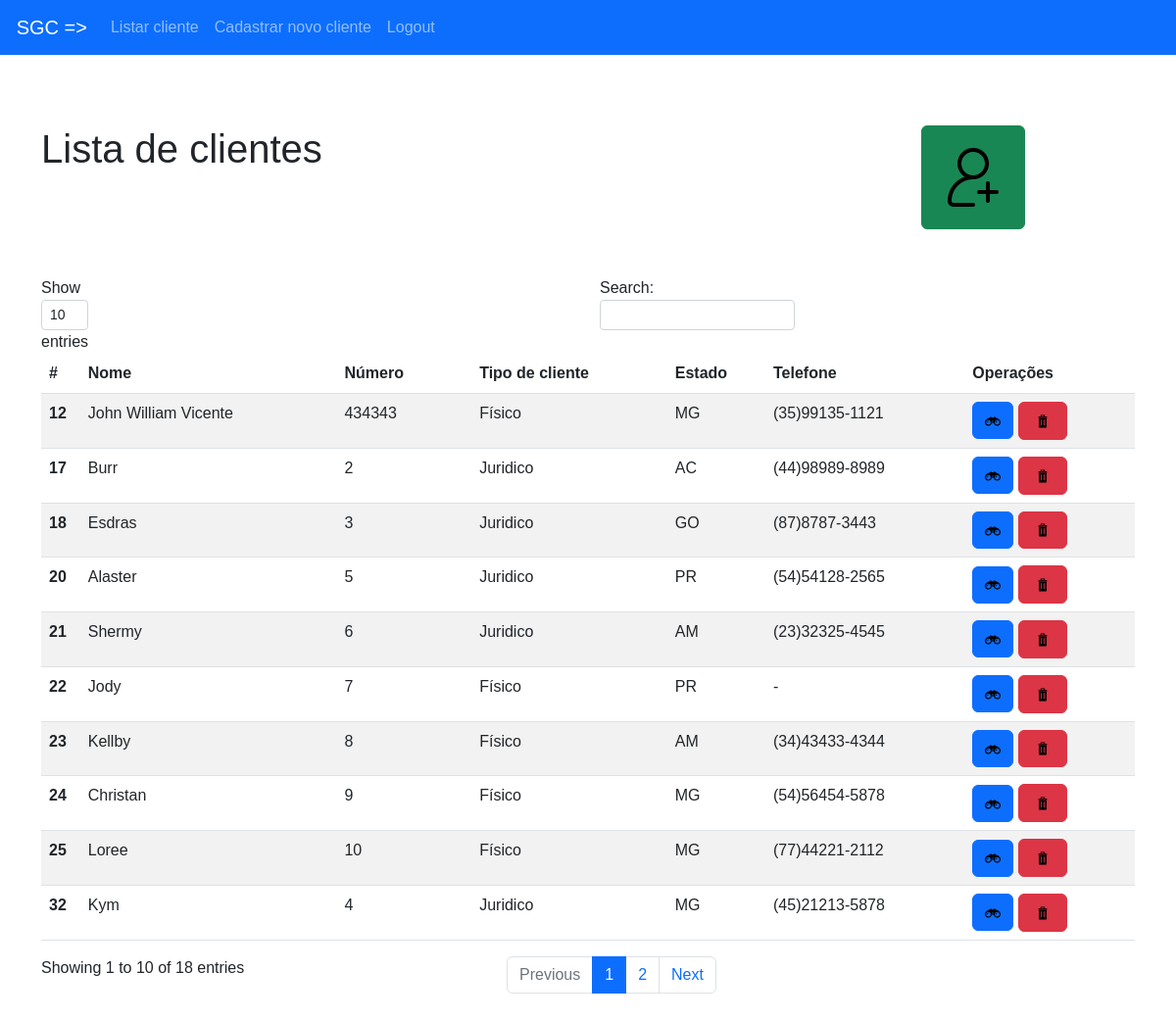
The page /lista.php (signed in) on the database its author committed.
### tables this page shows
CREATE TABLE `clientes` (
  `cd_cliente` int NOT NULL AUTO_INCREMENT,
  `nm_nome` varchar(50) NOT NULL,
  `ds_endereco` varchar(100) NOT NULL,
  `nr_numero` varchar(14) NOT NULL,
  `tp_cliente` varchar(1) NOT NULL,
  `nr_documento` varchar(14) NOT NULL,
  `ds_cidade` varchar(50) NOT NULL,
  `cd_uf` varchar(3) NOT NULL,
  `dt_cadastro` datetime NOT NULL DEFAULT CURRENT_TIMESTAMP,
  `nr_telefone` varchar(15) DEFAULT NULL,
  `nr_inscricao` int DEFAULT NULL,
  PRIMARY KEY (`cd_cliente`),
  UNIQUE KEY `constraint_name` (`nr_documento`)
);

### app/conection/Conection.php (called while the page is built, shortened)
<?php
    class Conection{
        public static $CONECTION;
        public static function getConection(){
            if(!isset(self::$CONECTION)){
                self::$CONECTION = new PDO('mysql:host=localhost:3306;dbname=web', 'root', 'teste', array(PDO::MYSQL_ATTR_INIT_COMMAND => "SET NAMES utf8"));
                self::$CONECTION->setAttribute(PDO::ATTR_ERRMODE, PDO::ERRMODE_EXCEPTION);
                self::$CONECTION->setAttribute(PDO::ATTR_ORACLE_NULLS, PDO::NULL_EMPTY_STRING);
            }
            return self::$CONECTION;
        }
    }
?>

### app/dao/ClienteDao.php (called while the page is built, shortened)
<?php
include_once('../conection/Conection.php');
class ClienteDao{
    public function findAll(){
        try{
            $sql = "SELECT cd_cliente, nm_nome, ds_endereco, nr_numero, tp_cliente, nr_documento, ds_cidade, cd_uf, nr_telefone, nr_inscricao  FROM clientes";
            $result = Conection::getConection()->query($sql);
            $listaString = $result->fetchAll(PDO::FETCH_ASSOC);
            $clientes = array();
            foreach ($listaString as $c) {
                $clientes[] = $this->getCliente($c);
            }
            return $clientes;
        }catch(Exception $e){
            throw new Exception($e);
        }
    }
    private function getCliente($array){
        $cliente = new Cliente();
        $cliente->setCodigo($array["cd_cliente"]);
        $cliente->setNome($array["nm_nome"]);
        $cliente->setEndereco($array["ds_endereco"]);
        $cliente->setNumero($array['nr_numero']);
        $cliente->setTipo($array['tp_cliente']);
        $cliente->setNumeroDocumento($array['nr_documento']);
        $cliente->setCidade($array['ds_cidade']);
        $cliente->setTelefone($array['nr_telefone']."");
        $cliente->setIncricao($array['nr_inscricao'] == "" ? 0:$array['nr_inscricao']);
        $cliente->setUf($array['cd_uf']);
        return $cliente;
    }
}
?>

### app/model/Cliente.php (called while the page is built, shortened)
<?php
class Cliente{
    private $codigo;
    private $nome;
    private $numero;
    private $tipo;
    private $uf;
    private $telefone;
	function getNome() {
		return $this->nome;
	}
	function setNome($nome): self {
		$this->nome = $nome;
		return $this;
	}
	function setCidade($cidade): self {
		return $this;
	}
	function getTelefone() {
		return $this->telefone;
	}
	function setTelefone($telefone): self {
		$this->telefone = $telefone;
		return $this;
	}
	function getTipo() {
		return $this->tipo;
	}
	function setTipo($tipo): self {
		$this->tipo = $tipo;
		return $this;
	}
	function getUf() {
		return $this->uf;
	}
	function setUf($uf): self {
		$this->uf = $uf;
		return $this;
	}
	function setIncricao($incricao): self {
		return $this;
	}
	function getCodigo() {
		return $this->codigo;
	}
	function setCodigo($codigo): self {
		$this->codigo = $codigo;
		return $this;
	}
	function setEndereco($endereco): self {
		return $this;
	}
	function getNumero() {
		return $this->numero;
	}
	function setNumero($numero): self {
		$this->numero = $numero;
		return $this;
	}
	function setNumeroDocumento($numeroDocumento): self {
		return $this;
	}
}
?>

### lista.php (the view, shortened to what this page needs)
<?php
include("header.php");
?>
<body>
    <?php
    $clienteDao = new ClienteDao();
    ?>
    <div class="container">
        <br />
        <br />
        <br />
        <div class="d-flex justify-content-between">
            <h1>Lista de clientes</h1>
            <a id="right-btn" class="btn btn-success " title="cadastrar cliente" href="http://localhost:8080/cadastrar.php"><img
                    src="assets/image/add-user.png" /></a>
        </div>
        <br />
        <br />
        <div class="">
            <table id="table" class="table table-striped">
                <thead>
                    <tr>
                        <th scope="col">#</th>
                        <th scope="col">Nome</th>
                        <th scope="col">Número</th>
                        <th scope="col">Tipo de cliente</th>
                        <th scope="col">Estado</th>
                        <th scope="col">Telefone</th>
                        <th scope="col">Operações</th>
                    </tr>
                </thead>
                <tbody>
                    <?php
                    foreach ($clienteDao->findAll() as $cliente) {
                    ?>
                    <tr>
                        <th scope="row">
                            <?php echo $cliente->getCodigo(); ?>
                        </th>
                        <td>
                            <?php echo $cliente->getNome(); ?>
                        </td>
                        <td>
                            <?php echo $cliente->getNumero(); ?>
                        </td>
                        <td>
                            <?php echo $cliente->getTipo() == 1 ? "Juridico" : "Físico"; ?>
                        </td>
                        <td>
                            <?php echo $cliente->getUf() ; ?>
                        </td>
                        <td>
                            <?php echo $cliente->getTelefone() == "" ? "-":$cliente->getTelefone(); ?>
                        </td>
                        <td>
                            <a class="btn btn-primary" title="ver/alterar cliente <?php echo $cliente->getNome(); ?>"
                                href="<?php echo 'http://localhost:8080/alterar.php?id=' . $cliente->getCodigo(); ?>"><img
                                    src="assets/image/see.png" /></a>
                            <button class="btn btn-danger" title="excluir cliente <?php echo $cliente->getNome(); ?>"
                                onclick="confirma(<?php echo $cliente->getCodigo(); ?>);"><img
                                    src="assets/image/lixo.png" /></button>
                        </td>
                    </tr>
                    <?php
                    }
                    ?>
                </tbody>
            </table>
        </div>
        <br />
        <br />
    </div>
</body>
</html>

### header.php (shortened to what this page needs)
<?php
    include_once("app/model/Cliente.php");
    include_once("app/dao/ClienteDao.php");
    include_once("app/conection/Conection.php");
?>
<!DOCTYPE html>
<html lang="en">
<head>
    <link rel="stylesheet" href="./assets/css/estilo.css" />
    <link rel="stylesheet" href="assets/boo/css/bootstrap.min.css" />
</head>
<body>
<nav class="navbar navbar-expand-lg navbar-dark bg-primary">
  <a class="navbar-brand" href="#">&nbsp;&nbsp;&nbsp;SGC =></a>
  <div class="collapse navbar-collapse" id="navbarNavDropdown">
    <ul class="navbar-nav">
      <li class="nav-item active">
        <a class="nav-link" href="lista.php">Listar cliente</a>
      </li>
      <li class="nav-item">
        <a class="nav-link" href="cadastrar.php">Cadastrar novo cliente</a>
      </li>
      <li class="nav-item">
        <a class="nav-link" href="logout.php">Logout</a>
      </li>
    </ul>
  </div>
</nav>

### assets/css/estilo.css (style rules this page uses)
body { font-family: 'Lucida Sans', 'Lucida Sans Regular', 'Lucida Grande', 'Lucida Sans Unicode', Geneva, Verdana, sans-serif !important; }
#right-btn { margin-right: 10%; padding: 20px; }

### rows shown on the page
clientes: cd_cliente "12", nm_nome "John William Vicente", nr_numero "434343", tp_cliente "Físico", cd_uf "MG", nr_telefone "(35)99135-1121"
clientes: cd_cliente "17", nm_nome "Burr", nr_numero "2", tp_cliente "Juridico", cd_uf "AC", nr_telefone "(44)98989-8989"
clientes: cd_cliente "18", nm_nome "Esdras", nr_numero "3", tp_cliente "Juridico", cd_uf "GO", nr_telefone "(87)8787-3443"
clientes: cd_cliente "20", nm_nome "Alaster", nr_numero "5", tp_cliente "Juridico", cd_uf "PR", nr_telefone "(54)54128-2565"
clientes: cd_cliente "21", nm_nome "Shermy", nr_numero "6", tp_cliente "Juridico", cd_uf "AM", nr_telefone "(23)32325-4545"
clientes: cd_cliente "22", nm_nome "Jody", nr_numero "7", tp_cliente "Físico", cd_uf "PR"
clientes: cd_cliente "23", nm_nome "Kellby", nr_numero "8", tp_cliente "Físico", cd_uf "AM", nr_telefone "(34)43433-4344"
clientes: cd_cliente "24", nm_nome "Christan", nr_numero "9", tp_cliente "Físico", cd_uf "MG", nr_telefone "(54)56454-5878"
clientes: cd_cliente "25", nm_nome "Loree", nr_numero "10", tp_cliente "Físico", cd_uf "MG", nr_telefone "(77)44221-2112"
clientes: cd_cliente "32", nm_nome "Kym", nr_numero "4", tp_cliente "Juridico", cd_uf "MG", nr_telefone "(45)21213-5878"
